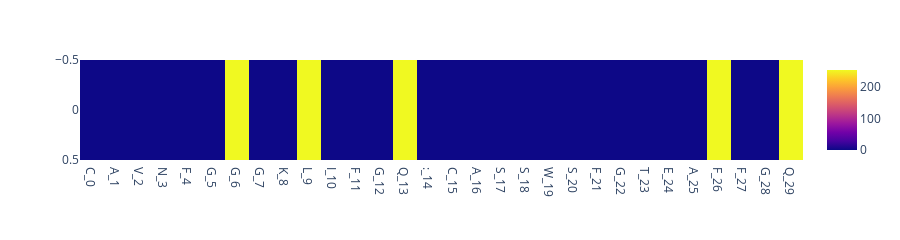

The notebook cell saved with this chart:
### Code cell
show_matrix(cdr_alpha, cdr_beta, peptide,
            alphachain,
                betachain,
                epitopechain,
                alpha_begins, alpha_ends,
                beta_begins, beta_ends,
                pdbid,
                cdrs,
               )

### Figure 1 — Plotly figure (JSON) as saved in the notebook; plotly's stock layout.template omitted (floating-point values rounded to 4 significant figures)
{"data": [{"coloraxis": "coloraxis", "hovertemplate": "x: %{x}<br>y: %{y}<br>color: %{z}<extra></extra>", "name": "0", "type": "heatmap", "x": ["C_0", "A_1", "V_2", "N_3", "F_4", "G_5", "G_6", "G_7", "K_8", "L_9", "I_10", "F_11", "G_12", "Q_13", ":_14", "C_15", "A_16", "S_17", "S_18", "W_19", "S_20", "F_21", "G_22", "T_23", "E_24", "A_25", "F_26", "F_27", "G_28", "Q_29"], "xaxis": "x", "y": [0], "yaxis": "y", "z": [[0, 0, 0, 0, 0, 0, 255, 0, 0, 255, 0, 0, 0, 255, 0, 0, 0, 0, 0, 0, 0, 0, 0, 0, 0, 0, 255, 0, 0, 255]]}], "layout": {"coloraxis": {"colorscale": [[0, "#0d0887"], [0.1111, "#46039f"], [0.2222, "#7201a8"], [0.3333, "#9c179e"], [0.4444, "#bd3786"], [0.5556, "#d8576b"], [0.6667, "#ed7953"], [0.7778, "#fb9f3a"], [0.8889, "#fdca26"], [1, "#f0f921"]]}, "height": 200, "margin": {"t": 60}, "xaxis": {"anchor": "y", "domain": [0, 1]}, "yaxis": {"anchor": "x", "autorange": "reversed", "domain": [0, 1]}}}
